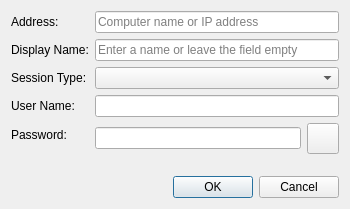
<?xml version="1.0" encoding="UTF-8"?>
<ui version="4.0">
 <class>RouterDialog</class>
 <widget class="QDialog" name="RouterDialog">
  <property name="geometry">
   <rect>
    <x>0</x>
    <y>0</y>
    <width>350</width>
    <height>209</height>
   </rect>
  </property>
  <property name="windowTitle">
   <string>Router</string>
  </property>
  <property name="modal">
   <bool>true</bool>
  </property>
  <layout class="QVBoxLayout" name="verticalLayout">
   <item>
    <layout class="QFormLayout" name="formLayout">
     <item row="0" column="0">
      <widget class="QLabel" name="label_address">
       <property name="text">
        <string>Address:</string>
       </property>
      </widget>
     </item>
     <item row="0" column="1">
      <widget class="QLineEdit" name="edit_address">
       <property name="maxLength">
        <number>64</number>
       </property>
       <property name="placeholderText">
        <string>Computer name or IP address</string>
       </property>
      </widget>
     </item>
     <item row="1" column="0">
      <widget class="QLabel" name="label_name">
       <property name="text">
        <string>Display Name:</string>
       </property>
      </widget>
     </item>
     <item row="1" column="1">
      <widget class="QLineEdit" name="edit_name">
       <property name="maxLength">
        <number>64</number>
       </property>
       <property name="placeholderText">
        <string>Enter a name or leave the field empty</string>
       </property>
      </widget>
     </item>
     <item row="2" column="0">
      <widget class="QLabel" name="label_session_type">
       <property name="text">
        <string>Session Type:</string>
       </property>
      </widget>
     </item>
     <item row="2" column="1">
      <widget class="QComboBox" name="combo_session_type"/>
     </item>
     <item row="3" column="0">
      <widget class="QLabel" name="label_username">
       <property name="text">
        <string>User Name:</string>
       </property>
      </widget>
     </item>
     <item row="3" column="1">
      <widget class="QLineEdit" name="edit_username">
       <property name="maxLength">
        <number>64</number>
       </property>
      </widget>
     </item>
     <item row="4" column="0">
      <widget class="QLabel" name="label_password">
       <property name="text">
        <string>Password:</string>
       </property>
      </widget>
     </item>
     <item row="4" column="1">
      <layout class="QHBoxLayout" name="horizontalLayout_password">
       <item>
        <widget class="QLineEdit" name="edit_password">
         <property name="maxLength">
          <number>64</number>
         </property>
         <property name="echoMode">
          <enum>QLineEdit::EchoMode::Password</enum>
         </property>
        </widget>
       </item>
       <item>
        <widget class="QToolButton" name="button_show_password">
         <property name="icon">
          <iconset resource="../../common/resources/common.qrc">
           <normaloff>:/img/show-password.svg</normaloff>:/img/show-password.svg</iconset>
         </property>
         <property name="iconSize">
          <size>
           <width>24</width>
           <height>24</height>
          </size>
         </property>
         <property name="checkable">
          <bool>true</bool>
         </property>
        </widget>
       </item>
      </layout>
     </item>
    </layout>
   </item>
   <item>
    <spacer name="verticalSpacer">
     <property name="orientation">
      <enum>Qt::Orientation::Vertical</enum>
     </property>
     <property name="sizeHint" stdset="0">
      <size>
       <width>20</width>
       <height>0</height>
      </size>
     </property>
    </spacer>
   </item>
   <item>
    <widget class="DialogButtonBox" name="buttonbox">
     <property name="standardButtons">
      <set>QDialogButtonBox::StandardButton::Cancel|QDialogButtonBox::StandardButton::Ok</set>
     </property>
    </widget>
   </item>
  </layout>
 </widget>
 <customwidgets>
  <customwidget>
   <class>DialogButtonBox</class>
   <extends>QDialogButtonBox</extends>
   <header>common/ui/dialog_button_box.h</header>
  </customwidget>
 </customwidgets>
 <resources>
  <include location="../../common/resources/common.qrc"/>
 </resources>
 <connections/>
</ui>
